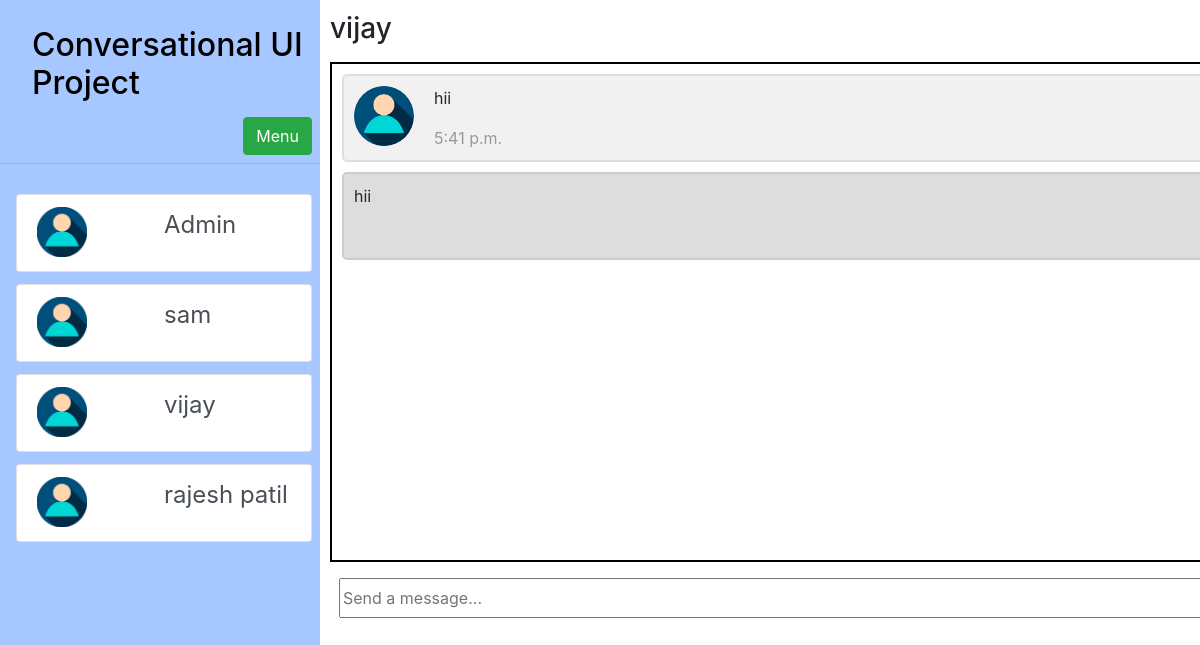
The page /chat/kothawadevijay@gmail (signed in) on the database its author committed.
### chat/models.py (models this page shows, shortened)
class UserProfile(models.Model):
    name = models.CharField(max_length=25)
    email = models.EmailField(unique=True)
    username = models.CharField(max_length=20, unique=True)

class Messages(models.Model):
    description = models.TextField()
    sender_name = models.ForeignKey(UserProfile, on_delete=models.CASCADE, related_name='sender')
    receiver_name = models.ForeignKey(UserProfile, on_delete=models.CASCADE, related_name='receiver')
    time = models.TimeField(auto_now_add=True)
    seen = models.BooleanField(default=False)
    timestamp = models.DateTimeField(auto_now_add=True)
    class Meta:
        ordering = ('timestamp',)

### chat/views.py (the view)
# urls.py: path("", include("chat.urls")),
def chat(request, username):
    friend = UserProfile.objects.get(username=username)
    id = getUserId(request.user.username)
    curr_user = UserProfile.objects.get(id=id)
    messages = Messages.objects.filter(sender_name=id, receiver_name=friend.id) | Messages.objects.filter(sender_name=friend.id, receiver_name=id)
    if request.method == "GET":
        friends = getFriendsList(id)
        return render(request, "chat/messages.html",
                      {'messages': messages,
                       'friends': friends,
                       'curr_user': curr_user, 'friend': friend})

### chat/models.py (called while the page is built)
    def __str__(self):
        return f"{self.friend}"

### chat/views.py (called while the page is built)
def getFriendsList(id):
    try:
        user = UserProfile.objects.get(id=id)
        ids = list(user.friends_set.all())
        friends = []
        for id in ids:
            num = str(id)
            fr = UserProfile.objects.get(id=int(num))
            friends.append(fr)
        return friends
    except:
        return []

def getUserId(username):
    use = UserProfile.objects.get(username=username)
    id = use.id
    return id

### chat/templates/chat/messages.html (shortened to what this page needs)
{% extends 'chat/chats.html' %}
{% load static %}
{% block message %}
{% for message in messages %}
    {% if curr_user == message.sender_name %}
        <div class="container darker">
            <p>{{message.description}}</p>
        </div>
    {% else %}
        <div class="container">
            <img src="{% static 'images/user_image.jpg' %}" alt="Avatar" style="width:100%;">
            <p>{{message.description}}</p>
            <span class="time-left">{{message.time}}</span>
        </div>
    {% endif %}
{% endfor %}
{% endblock %}

### chat/templates/chat/chats.html (shortened to what this page needs)
{% extends "chat/Base.html" %}
{% load static %}
{% block  content %}
        <div style="margin-top: 12px">
            <h3>{{friend.name}}</h3>
        </div>
        <div class="messages" id="board">
            {% block message %}
            {% endblock %}
        </div>
        <div class="row">
            <form method="post" class="form-group" id="chat-box">
                <div class="input-group mb-3">
                    <div class="input-group-prepend">
                        <input type="text" placeholder="Send a message..." name="message" id="msg_field">
                    </div>
                </div>
            </form>
        </div>
{% endblock %}

### chat/templates/chat/Base.html (shortened to what this page needs)
{% load static %}
<html lang="en">
<head>
    <link rel="stylesheet" href="https://stackpath.bootstrapcdn.com/bootstrap/4.3.1/css/bootstrap.min.css"
>
    <link rel="stylesheet" href="{% static 'css/base_style.css' %}">
    <link rel="stylesheet" href="{% static 'css/chat.css' %}">
</head>
<body>
    <div class="sidenav">
        <div class="row">
            <a href="/"><div class="col"><h2 style="padding-left: 16px; display: block-content;">Conversational UI Project</h2></div></a>
        <div class="col"><div class="dropdown">
            <button onclick="myFunction()" class="btn btn-success">Menu</button>
        </div>
        </div>
        </div>
        <hr class="mt-0 mb-4">
        <div class="friends" style="y-overflow: auto">
            <ul class="list-group">
                {% for friend in friends %}
                    <a href="/chat/{{friend.username}}">
                        <li class="list-group-item list-group-item-action">
                            <div class="row">
                                <div class="col">
                                    <img src="{% static 'images/user_image.jpg' %}" style="width: 50px; height: 50px;">
                                </div>
                                <div class="col">
                                    <div class="row" style="font-color: #000"><p>{{friend.name}}</p></div>
                                </div>
                            </div>
                        </li>
                    </a>
                {% endfor %}
            </ul>
        </div>
    </div>
    <div class="main">
        {% block content %}{% endblock %}
    </div>
</body>
</html>

### static/css/base_style.css (style rules this page uses)
.sidenav { height: 100%; width: 320px; position: fixed; top: 0; left: 0; z-index: 20; background-color: #a6c7ff; overflow-y: auto; overflow-x: auto; padding-top: 20px; }
.sidenav a { text-decoration: none; padding: 6px 8px 6px 16px; font-size: 24px; display: block; color: #000; }
.main { z-index: 10; overflow: hidden; margin-left: 320px; padding: 0px 10px; }
.dropdown { z-index: 10; float: right; position: relative; display: inline-block; margin-right: 8px; margin-bottom: 8px; }

### static/css/chat.css (style rules this page uses)
.container { border: 2px solid #dedede; background-color: #f1f1f1; border-radius: 5px; padding: 10px; margin: 10px; }
.darker { max-height: 120px; border-color: #ccc; background-color: #ddd; }
.container::after { content: ""; clear: both; display: table; }
.container img { float: left; max-width: 60px; width: 100%; margin-right: 20px; border-radius: 50%; }
.time-left { float: left; color: #999; }
.messages { height: 500px; width: 1200px; border: thick solid #000; border-width: 2px; margin-top: 16px; overflow-y: auto; }
#msg_field { margin-left: 24px; margin-top: 16px; width: 1000px; }

### rows shown on the page
UserProfile: name "Admin"
UserProfile: name "sam"
UserProfile: name "vijay"
UserProfile: name "rajesh patil"
Messages: description "hii", time "5:41 p.m."
Messages: description "hii"
